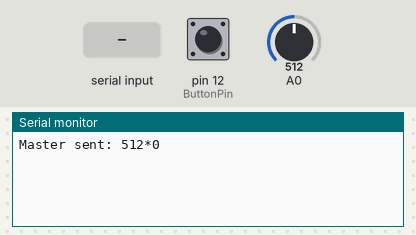
Bench run of a sketch on a simulated Arduino Uno, built with avr-gcc and run on an emulated ATmega328P. On the bench: the last lines printed to the serial monitor. The inputs (shaded band) are chosen by the test bench; at power-on: A0 = 512, pin 12 (ButtonPin) HIGH.

Above: at 1.3 s.
1.4 s: A0 set to 40
At 2.7 s:
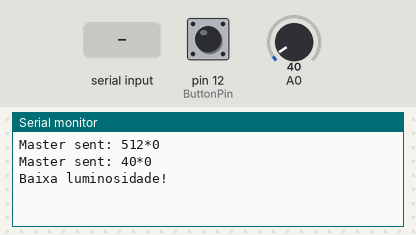
3.0 s: "1" received over the second serial link
At 3.9 s:
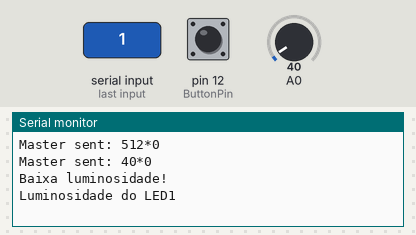
4.5 s: pin 12 (ButtonPin) pulled LOW for 0.6 s
At 6.4 s:
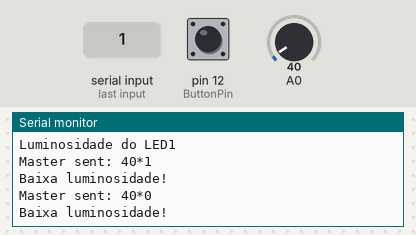
6.6 s: "0" received over the second serial link
At 7.7 s:
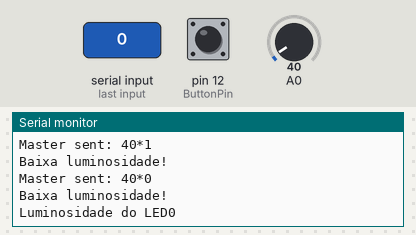
8.1 s: A0 set to 60
At 8.9 s:
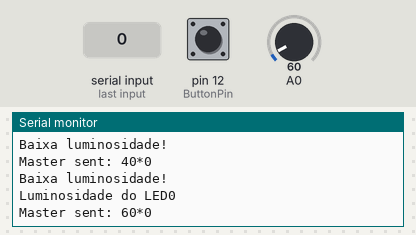
9.6 s: pin 12 (ButtonPin) pulled LOW for 1 s
At 12.4 s:
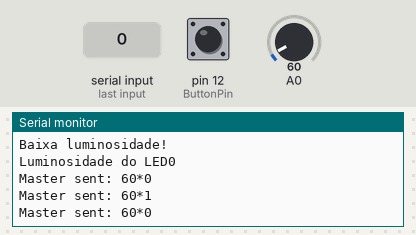
Timing chart, 0 to 13.1 s (numbered marks = the images above; inputs shaded):
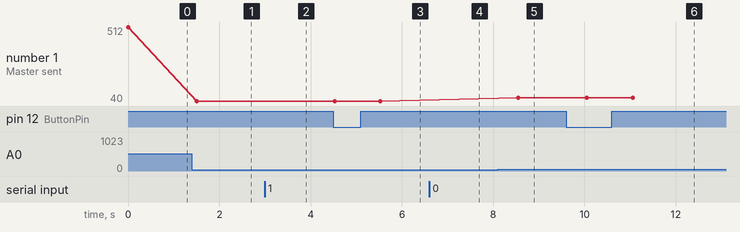

The sketch:

master.ino
```cpp
#include <SoftwareSerial.h>
#define ButtonPin 12

SoftwareSerial ArduinoSlave(10, 11);

String answer;
String msg;
String sensor;
String botao;
int sensorValue = 0, oldSensorValue = 0;
int buttonValue = 0, oldButtonValue = 0;

void setup() {
  Serial.begin(9600);
  ArduinoSlave.begin(9600);
  pinMode(ButtonPin, INPUT_PULLUP);
}

void loop() {
  sensorValue = analogRead(A0);
  buttonValue = !digitalRead(ButtonPin);

  sensor = String(sensorValue);
  botao = String(buttonValue);

  msg = sensor + "*" + botao;

  readSlavePort();

  if (oldSensorValue != sensorValue || oldButtonValue != buttonValue) {
    Serial.print("Master sent: ");
    Serial.println(msg);
    ArduinoSlave.print(msg);
    if (sensorValue < 50) {
      Serial.println("Baixa luminosidade!");
    }
    oldSensorValue = sensorValue;
    oldButtonValue = buttonValue;
  }

  if (answer != "") {
    Serial.print("Luminosidade do LED");
    Serial.println(answer);
    answer = "";
  }

  delay(500);
}

void readSlavePort() {
  while(ArduinoSlave.available()) {
    delay(10);
    if (ArduinoSlave.available() > 0) {
      char c = ArduinoSlave.read();
      answer += c;
    }
  }
}
```

Measured:
- after the input at 1.4 s, the serial monitor: prints a new line after 0.11 s (image 1)
- after the input at 3.0 s, the serial monitor: prints a new line at once (image 2)
- after the input at 4.5 s, the serial monitor: prints a new line at once (image 3)
- after the input at 6.6 s, the serial monitor: prints a new line after 0.45 s (image 4)
- after the input at 8.1 s, the serial monitor: prints a new line after 0.45 s (image 5)
- after the input at 9.6 s, the serial monitor: prints a new line after 0.45 s (image 6)
- plotted number 1: 512 → 40 after the input at 1.4 s, 40 → 60 after the input at 8.1 s
